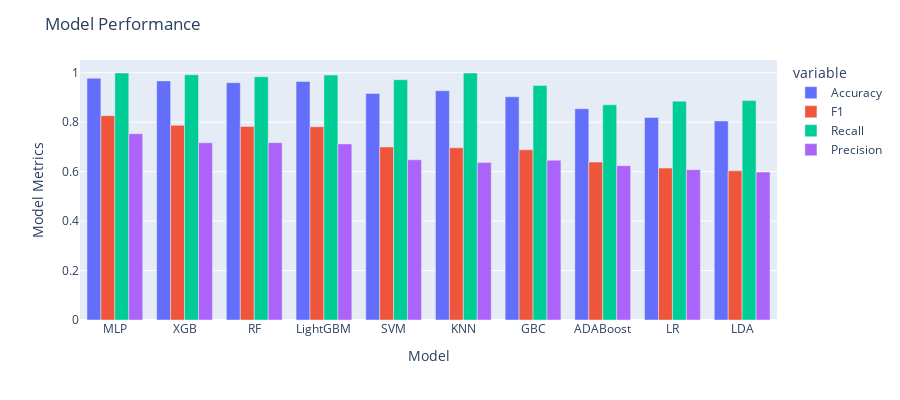

Write notebook code for a chart like this one.
### Code cell
models = get_model()
names,results,result_df= bl_performance(X_train_prepared_PCA, y_train.values.ravel(),models)

result_df.sort_values(by='F1',ascending=False,inplace=True)

import plotly.express as px
df = px.data.tips()
fig = px.bar(result_df, x="Model", y=['Accuracy','F1','Recall','Precision'], barmode='group',
             height=400)

fig.update_yaxes(title_text="Model Metrics")
fig.update_layout(
    title_text="Model Performance"
)
fig.show()

### Figure 1 — Plotly figure (JSON) as saved in the notebook; plotly's stock layout.template omitted (floating-point values rounded to 4 significant figures)
{"data": [{"alignmentgroup": "True", "hovertemplate": "variable=Accuracy<br>Model=%{x}<br>value=%{y}<extra></extra>", "legendgroup": "Accuracy", "marker": {"color": "#636efa"}, "name": "Accuracy", "offsetgroup": "Accuracy", "orientation": "v", "showlegend": true, "textposition": "auto", "type": "bar", "x": ["MLP", "XGB", "RF", "LightGBM", "SVM", "KNN", "GBC", "ADABoost", "LR", "LDA"], "xaxis": "x", "y": [0.978, 0.9669, 0.9597, 0.9645, 0.9161, 0.9273, 0.9027, 0.8546, 0.8192, 0.805], "yaxis": "y"}, {"alignmentgroup": "True", "hovertemplate": "variable=F1<br>Model=%{x}<br>value=%{y}<extra></extra>", "legendgroup": "F1", "marker": {"color": "#EF553B"}, "name": "F1", "offsetgroup": "F1", "orientation": "v", "showlegend": true, "textposition": "auto", "type": "bar", "x": ["MLP", "XGB", "RF", "LightGBM", "SVM", "KNN", "GBC", "ADABoost", "LR", "LDA"], "xaxis": "x", "y": [0.8264, 0.7871, 0.783, 0.7815, 0.6998, 0.6964, 0.6882, 0.6385, 0.6143, 0.6034], "yaxis": "y"}, {"alignmentgroup": "True", "hovertemplate": "variable=Recall<br>Model=%{x}<br>value=%{y}<extra></extra>", "legendgroup": "Recall", "marker": {"color": "#00cc96"}, "name": "Recall", "offsetgroup": "Recall", "orientation": "v", "showlegend": true, "textposition": "auto", "type": "bar", "x": ["MLP", "XGB", "RF", "LightGBM", "SVM", "KNN", "GBC", "ADABoost", "LR", "LDA"], "xaxis": "x", "y": [0.9989, 0.9918, 0.9838, 0.9905, 0.9717, 0.9986, 0.948, 0.87, 0.885, 0.8872], "yaxis": "y"}, {"alignmentgroup": "True", "hovertemplate": "variable=Precision<br>Model=%{x}<br>value=%{y}<extra></extra>", "legendgroup": "Precision", "marker": {"color": "#ab63fa"}, "name": "Precision", "offsetgroup": "Precision", "orientation": "v", "showlegend": true, "textposition": "auto", "type": "bar", "x": ["MLP", "XGB", "RF", "LightGBM", "SVM", "KNN", "GBC", "ADABoost", "LR", "LDA"], "xaxis": "x", "y": [0.7534, 0.7168, 0.7172, 0.7122, 0.648, 0.6367, 0.6463, 0.6242, 0.608, 0.5983], "yaxis": "y"}], "layout": {"barmode": "group", "height": 400, "legend": {"title": {"text": "variable"}, "tracegroupgap": 0}, "margin": {"t": 60}, "title": {"text": "Model Performance"}, "xaxis": {"anchor": "y", "domain": [0, 1], "title": {"text": "Model"}}, "yaxis": {"anchor": "x", "domain": [0, 1], "title": {"text": "Model Metrics"}}}}
